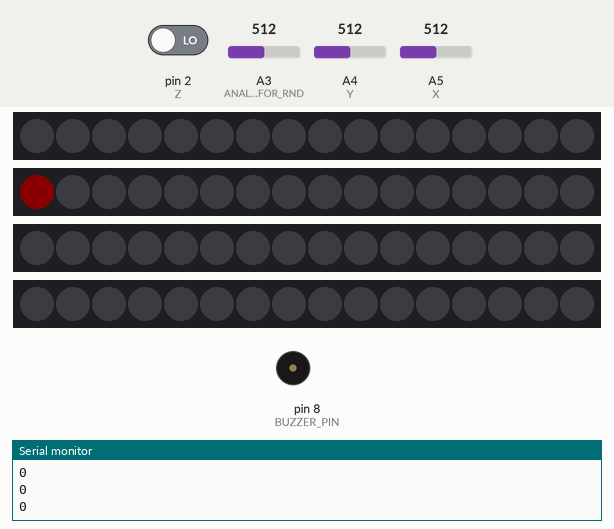
The sketch below on a simulated Arduino Uno, built with avr-gcc and run on an emulated ATmega328P. On the bench: 4 × 16 RGB LEDs in strip order, left to right, buzzer (waves = sounding), the last lines printed to the serial monitor. The test bench sets the inputs (shaded band); at power-on: pin 2 (Z) LOW, A5 (X) = 512, A4 (Y) = 512, A3 (ANALOG_PIN_FOR_RND) = 512. Dim RGB values are drawn brighter than linear; random numbers use the default seed unless the sketch sets one.

Above: at 1.8 s.
1.9 s: pin 2 (Z) driven HIGH
At 3.0 s:
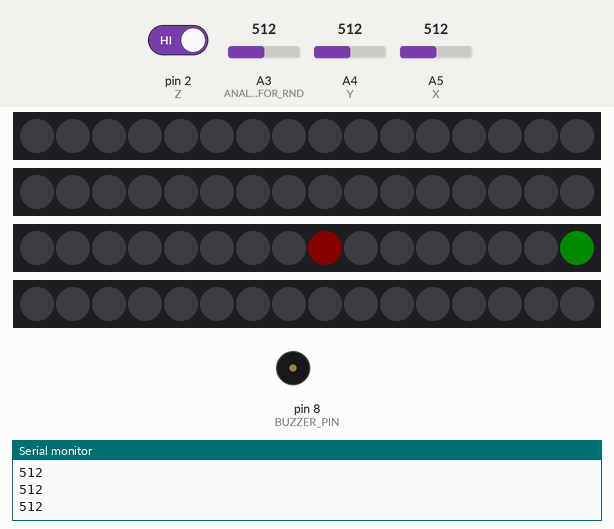
4.0 s: A5 (X) set to 361
5.5 s: A5 (X) set to 337
At 5.97 s:
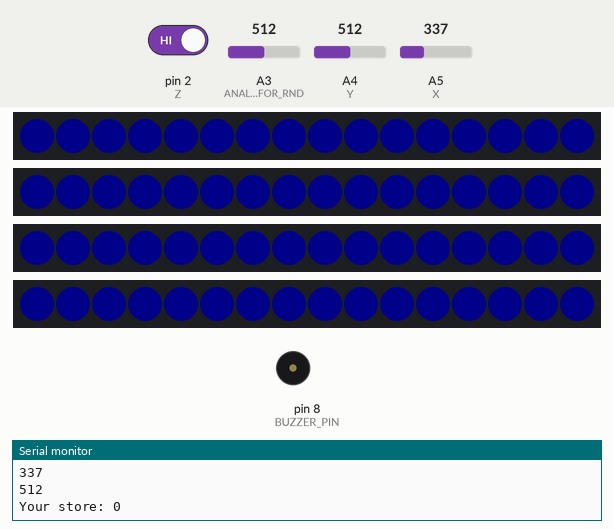
8.5 s: A4 (Y) set to 361
10.2 s: A4 (Y) set to 332
At 10.6 s:
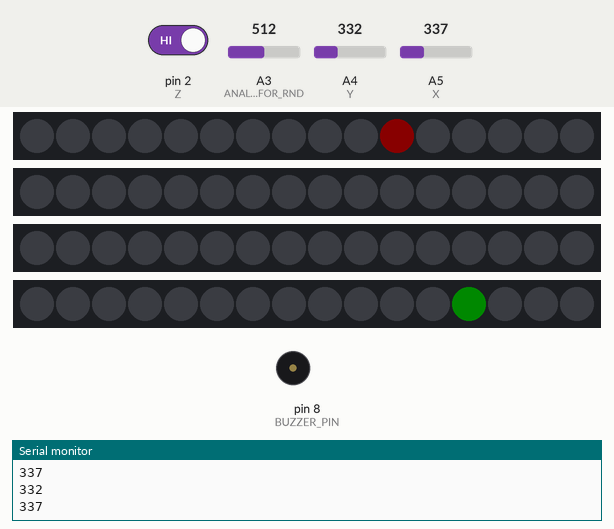
13.2 s: A4 (Y) set to 860
At 14.8 s:
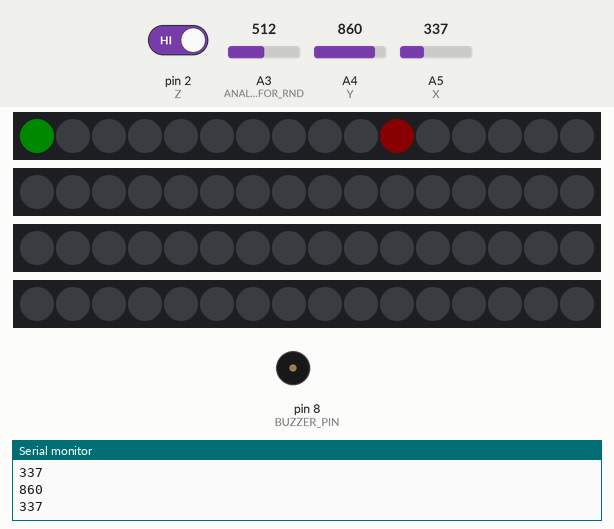
Timing chart, 0 to 16.3 s (numbered marks = the images above; inputs shaded):
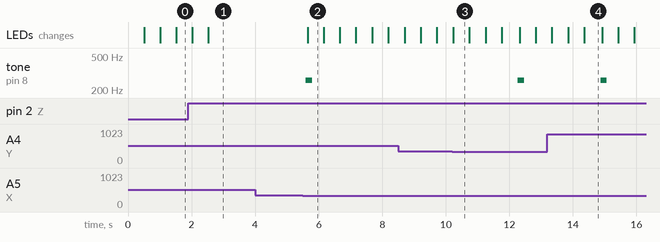

Measured:
- the behaviour switches between 350 and 349 on A5 (X) (found by bisection; images 1 and 2)
- the behaviour switches between 350 and 349 on A4 (Y) (found by bisection; images 2 and 3)
- after the input at 5.5 s, tone on pin 8 (BUZZER_PIN): silent → 261 Hz after 0.09 s, → silent 0.20 s later; the LEDs: change after 0.15 s (image 2)
- what the display in image 2 shows lasts 0.5 s, from 5.7 s to 6.2 s
- what the display in image 4 shows lasts 0.5 s, from 14.4 s to 14.9 s

The sketch:

Classic_Snake_1.ino
```cpp
#include <Adafruit_NeoPixel.h>

#define BUZZER_PIN  8

#define MATRIX_B_PIN  6
#define MATRIX_E_PIN  9
#define MATRIX_C_PIN  4
#define MATRIX_F_PIN  10

#define LED_COUNT  16

#define ANALOG_PIN_FOR_RND  A3

#define BRIGHT  10

#define X  A5
#define Y  A4
#define Z  2

Adafruit_NeoPixel matrix [] =
{
    Adafruit_NeoPixel(LED_COUNT, MATRIX_B_PIN, NEO_GRB + NEO_KHZ800),
    Adafruit_NeoPixel(LED_COUNT, MATRIX_E_PIN, NEO_GRB + NEO_KHZ800),
    Adafruit_NeoPixel(LED_COUNT, MATRIX_C_PIN, NEO_GRB + NEO_KHZ800),
    Adafruit_NeoPixel(LED_COUNT, MATRIX_F_PIN, NEO_GRB + NEO_KHZ800)
};

enum
{
    NOTOUCH,
    RIGHT,
    LEFT,
    DOWN,
    UP
};

struct Light
{
    uint32_t R = 0xff0000;
    uint32_t G = 0x00ff00;
    uint32_t B = 0x0000ff;
};

struct Store
{
    int value;
    bool flag;
};

struct Snakes
{
    int x;
    int y;
    bool flagX;
    bool flagY;
};

struct Mouses
{
    int x;
    int y;
};

Light light;
Store store;
Snakes snake;
Mouses mouse;

unsigned long timeOfMovement = 0;

int movement = 500;
int player, playerOld;
int tailX[64], tailY[64];

void setup()
{
    pinMode(BUZZER_PIN, OUTPUT);

    randomSeed(analogRead(ANALOG_PIN_FOR_RND));

    for (int i = 0; i < sizeof(matrix) / sizeof(Adafruit_NeoPixel); i++)
    {
        matrix[i].begin();
        matrix[i].setBrightness(10);
    }

    Serial.begin(9600);

    draw_clear ();
}

void loop()
{
    at_the_start();

    while (store.flag)
    {
        player_move ('x');
        player_move ('y');

        if (snake.x == mouse.x && snake.y == mouse.y)
        {
            for (int i = 0; i < 64; i++)
            {
                if (mouse.x == tailX[i] && mouse.y == tailY[i])
                {
                    mouse.x = random(0, 8);
                    mouse.y = random(0, 8);

                    i = 0;
                }
            }

            store.value++;

            tone(BUZZER_PIN, 440, 100);
        }

        if (millis() -  timeOfMovement > movement)
        {
            draw_clear ();
            draw_point (mouse.x, mouse.y, light.R);
            snake_draw ();

            if (snake.x < 0 || snake.x >= 8 || snake.y < 0 || snake.y >= 8)
            {
                game_over();
            }

            for (int i = 1; i <= store.value; i++)
            {
                if (snake.x == tailX[i] && snake.y == tailY[i])
                {
                    game_over();
                }
            }

            timeOfMovement =  millis();
        }
    }
}

void at_the_start()
{
    draw_clear ();

    store = {0, false};

    player = NOTOUCH;
    playerOld = NOTOUCH;

    player_move ('z');

    snake = {random(0, 8), random(0, 8), true, true};
    mouse = {random(0, 8), random(0, 8)};

    draw_point (mouse.x, mouse.y, light.R);
    delay (movement);
}

void game_over()
{
    tone(BUZZER_PIN, 261, 200);

    draw_clear ();
    draw_pouring (light.B);

    Serial.print ("Your store: ");
    Serial.println (store.value);

    store.flag = false;

    randomSeed(analogRead(ANALOG_PIN_FOR_RND));
    delay (movement);
}

void player_move (char coordinate)
{
    switch (coordinate)
    {
        case 'x':
        {
            int x;

            x = analogRead(X);
            Serial.println(x);

            if (x < 350 && snake.flagX)
            {
                player = RIGHT;
                snake.flagX = false;
            }

            if (x > 850 && snake.flagX)
            {
                player = LEFT;
                snake.flagX = false;
            }

            if (350 < x && x < 850)
            {
                snake.flagX = true;
            }

            break;
        }

        case 'y':
        {
            int y;

            y = analogRead(Y);
            Serial.println(y);

            if (y < 350 && snake.flagY)
            {
                player = UP;
                snake.flagY = false;
            }

            if (y > 850 && snake.flagY)
            {
                player = DOWN;
                snake.flagY = false;
            }

            if (350 < y && y < 850)
            {
                snake.flagY = true;
            }

            break;
        }

        case 'z':
        {
            int z;

            z = digitalRead(Z);
            Serial.println(z);

            if (z == 1 && store.flag == false)
            {
                store.flag = true;
            }

            break;
        }
    }
}

void snake_draw ()
{
    switch (player)
    {
        case RIGHT:
        {
            if (playerOld != LEFT)
            {
                snake.x++;
            }

            break;
        }

        case LEFT:
        {
            if (playerOld != RIGHT)
            {
                snake.x--;
            }

            break;
        }

        case UP:
        {
            if (playerOld != DOWN)
            {
                snake.y++;
            }

            break;
        }

        case DOWN:
        {
            if (playerOld != UP)
            {
                snake.y--;
            }

            break;
        }
    }

    playerOld = player;

    tail_create ();

    for (int i = 0; i <= store.value; i++)
    {
        draw_point (tailX[i], tailY[i], light.G);
    }
}

void tail_create ()
{
    int bufferX = tailX[0];
    int bufferY = tailY[0];
    int bufferX2, bufferY2;

    tailX[0] = snake.x;
    tailY[0] = snake.y;

    for (int i = 1; i <= store.value; i++)
    {
        bufferX2 = tailX[i];
        bufferY2 = tailY[i];

        tailX[i] = bufferX;
        tailY[i] = bufferY;

        bufferX = bufferX2;
        bufferY = bufferY2;
    }
}

int nHelper (int x, int y)
{
    return y / 4 + ((x / 4) * 2);
}

int mHelper(int x, int y)
{
    switch (nHelper (x, y))
    {
        case 0:
        {
            return {y * 4 + x};
            break;
        }

        case 1:
        {
            return {abs (y - 8) * 4 - x - 1};
            break;
        }

        case 2:
        {
            return {y % 4 * 4 + x % 4};
            break;
        }

        case 3:
        {
            return {abs (y - 8) * 4 - x % 4 - 1};
            break;
        }
    }
}

void draw_line(int x1, int y1, int x2, int y2, uint32_t RGB)
{
    const int deltaX = abs(x2 - x1);
    const int deltaY = abs(y2 - y1);
    const int signX = x1 < x2 ? 1 : -1;
    const int signY = y1 < y2 ? 1 : -1;

    int error = deltaX - deltaY;

    matrix[nHelper(x2, y2)].setPixelColor(mHelper(x2, y2), RGB);

    while (x1 != x2 || y1 != y2)
    {
        matrix[nHelper(x1, y1)].setPixelColor(mHelper(x1, y1), RGB);

        const int error2 = error * 2;

        if (error2 > -deltaY)
        {
            error -= deltaY;
            x1 += signX;
        }

        if (error2 < deltaX)
        {
            error += deltaX;
            y1 += signY;
        }
    }

    for (int i = 0; i < sizeof(matrix) / sizeof(Adafruit_NeoPixel); i++)
    {
        matrix[i].show();
    }
}

void draw_pouring (uint32_t RGB)
{
    for (int i = 0; i < sizeof(matrix) / sizeof(Adafruit_NeoPixel); i++)
    {
        for (int j = 0; j < LED_COUNT; j++)
        {
            matrix[i].setPixelColor(j, RGB);
            matrix[i].show();
        }
    }
}

void draw_point (int x, int y, uint32_t RGB)
{
    matrix[nHelper(x, y)].setPixelColor(mHelper(x, y), RGB);
    matrix[nHelper(x, y)].show();
}

void draw_clear ()
{
    for (int i = 0; i < sizeof(matrix) / sizeof(Adafruit_NeoPixel); i++)
    {
        matrix[i].clear();
        matrix[i].show();
    }
}
```
